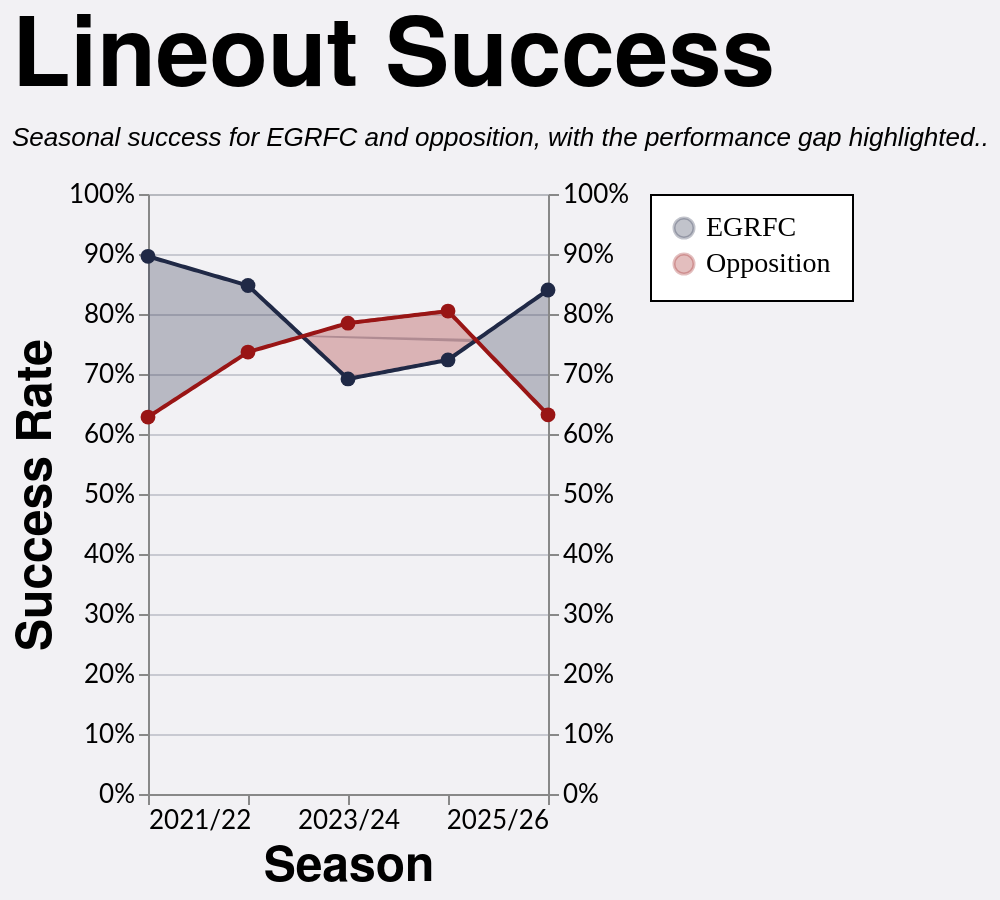

Here is the Vega-Lite specification saved for this chart:
### Vega-Lite specification from a JSON file in a GitHub repository (floating-point values rounded to 4 significant figures; data arrays with more than 128 entries replaced by an {"elided": "..."} marker saying what was removed)
{"config": {"axis": {"labelFont": "Lato, sans-serif", "titleFont": "PT Sans Narrow, Helvetica Neue, Helvetica, Arial, sans-serif", "labelFontSize": 13, "titleFontSize": 24, "gridColor": "#202947", "gridOpacity": 0.2}, "header": {"labelFont": "PT Sans Narrow, Helvetica Neue, Helvetica, Arial, sans-serif", "titleFont": "PT Sans Narrow, Helvetica Neue, Helvetica, Arial, sans-serif", "labelFontSize": 24, "titleFontSize": 28, "labelFontWeight": "bold", "orient": "left"}, "legend": {"labelFont": "Lato, sans-serif", "titleFont": "PT Sans Narrow, Helvetica Neue, Helvetica, Arial, sans-serif", "labelFontSize": 14, "titleFontSize": 16, "titlePadding": 5, "fillColor": "white", "strokeColor": "black", "padding": 10, "titleFontWeight": "lighter", "titleFontStyle": "italic", "titleColor": "gray", "offset": 10}, "title": {"font": "PT Sans Narrow, Helvetica Neue, Helvetica, Arial, sans-serif", "fontSize": 48, "fontWeight": "bold", "anchor": "start", "align": "center", "titlePadding": 20, "subtitlePadding": 10, "subtitleFontSize": 13, "subtitleColor": "", "subtitleFontStyle": "italic", "offset": 15, "color": "black"}, "axisX": {"labelAngle": 0}, "facet": {"title": null, "header": null, "align": {"row": "each", "column": "each"}}, "resolve": {"scale": {"y": "independent", "facet": "independent"}}, "background": "#f2f1f4", "scale": {"offsetBandPaddingOuter": 0.2, "offsetBandPaddingInner": 0.1}}, "layer": [{"mark": {"type": "area", "opacity": 0.28}, "encoding": {"color": {"field": "leading_team", "legend": {"labelFont": "PT Sans Narrow", "orient": "right", "title": null}, "scale": {"domain": ["EGRFC", "Opposition"], "range": ["#202946", "#991515"]}, "title": "Team", "type": "nominal"}, "x": {"axis": {"grid": false, "labelExpr": "datum.value == 0 ? '2021/22' : datum.value == 1 ? '2022/23' : datum.value == 2 ? '2023/24' : datum.value == 3 ? '2024/25' : datum.value == 4 ? '2025/26' : ''", "values": [0, 1, 2, 3, 4]}, "field": "season_pos", "scale": {"domain": [0, 4]}, "title": "Season", "type": "quantitative"}, "y": {"axis": {"format": "%", "orient": "left"}, "field": "y_high", "scale": {"domain": [0.0, 1.0]}, "title": "Success Rate", "type": "quantitative"}, "y2": {"field": "y_low"}}, "transform": [{"filter": "(datum.team === 'EGRFC')"}]}, {"mark": {"type": "line", "size": 2}, "encoding": {"color": {"field": "team", "scale": {"domain": ["EGRFC", "Opposition"], "range": ["#202946", "#991515"]}, "title": "Team", "type": "nominal"}, "x": {"axis": {"labelExpr": "datum.value == 0 ? '2021/22' : datum.value == 1 ? '2022/23' : datum.value == 2 ? '2023/24' : datum.value == 3 ? '2024/25' : datum.value == 4 ? '2025/26' : ''", "values": [0, 1, 2, 3, 4]}, "field": "season_pos", "scale": {"domain": [0, 4]}, "title": "Season", "type": "quantitative"}, "y": {"axis": {"format": "%", "orient": "right"}, "field": "success_rate", "scale": {"domain": [0.0, 1.0]}, "title": null, "type": "quantitative"}}}, {"mark": {"type": "point", "filled": true, "opacity": 1.0, "size": 55}, "encoding": {"color": {"field": "team", "scale": {"domain": ["EGRFC", "Opposition"], "range": ["#202946", "#991515"]}, "title": "Team", "type": "nominal"}, "tooltip": [{"field": "team", "title": "Team", "type": "nominal"}, {"field": "squad", "title": "Squad", "type": "nominal"}, {"field": "set_piece_type", "title": "Set Piece", "type": "nominal"}, {"field": "lineouts_total", "format": ",.0f", "title": "Total datum.set_piece_type", "type": "quantitative"}, {"field": "success_rate", "format": ".0%", "title": "Success Rate", "type": "quantitative"}], "x": {"field": "season_pos", "title": "Season", "type": "quantitative"}, "y": {"axis": null, "field": "success_rate", "scale": {"domain": [0.0, 1.0]}, "title": "Success Rate", "type": "quantitative"}}, "transform": [{"filter": "datum.is_anchor"}]}], "data": {"name": "data-5e1c66bfe0078c0070db739102aa2116"}, "height": 300, "params": [{"name": "spSquadParam", "value": "1st"}], "title": {"text": "Lineout Success", "subtitle": "Seasonal success for EGRFC and opposition, with the performance gap highlighted.."}, "transform": [{"filter": "datum.squad == (spSquadParam + ' XV')"}], "width": 200, "$schema": "https://vega.github.io/schema/vega-lite/v5.20.1.json", "datasets": {"data-5e1c66bfe0078c0070db739102aa2116": {"elided": "484 records"}}}
